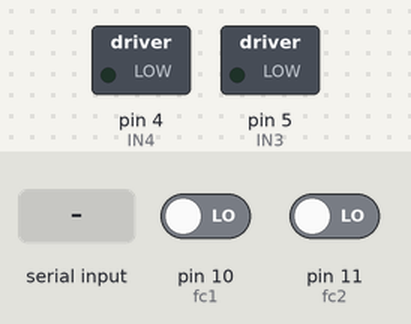
Simulated run of this sketch. Board: Arduino Uno, built with avr-gcc and run on an emulated ATmega328P. On the bench: switched loads named in the sketch (green lamp = pin HIGH). The inputs (shaded band) are chosen by the test bench; at power-on: pin 10 (fc1) LOW, pin 11 (fc2) LOW.

Above: at 1.2 s.
1.3 s: "1" received over Serial
At 1.6 s:
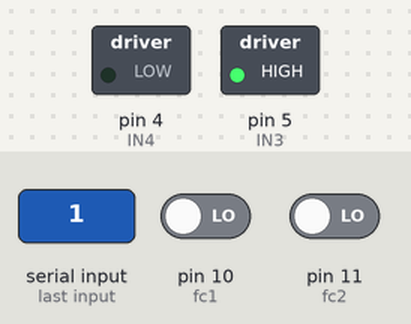
2.8 s: pin 10 (fc1) driven HIGH
At 3.9 s:
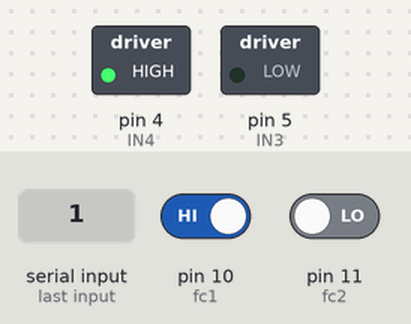
4.3 s: pin 11 (fc2) driven HIGH
At 5.3 s:
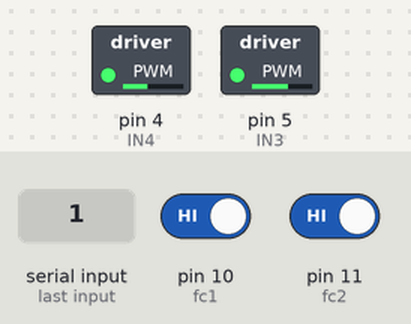
5.8 s: "2" received over Serial
At 7.0 s:
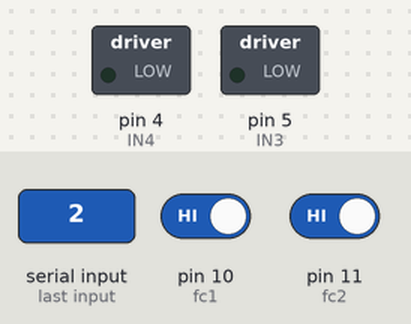
7.3 s: "1" received over Serial
At 7.7 s:
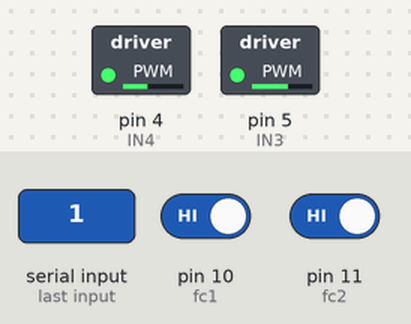
8.8 s: pin 10 (fc1) driven LOW
At 9.5 s:
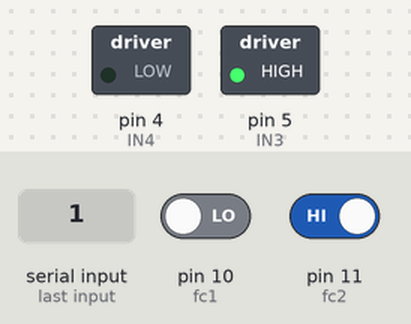
Timing chart, 0 to 11.3 s (numbered marks = the images above; inputs shaded):
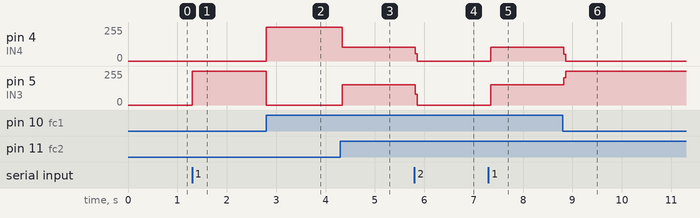

The sketch:

motor.ino
```cpp
/** Encabezado:
 * @file motor.ino
 * @brief Programa del motor superior de la galeria de tiro automatizada controlada por arduino y android
 * @author [Victor Caro Pastor](https://github.com/Vicaro1)
 * @version  V2.1
 * @date  07-07-2016
*/

int fc1=10; // el final de carrera 1 esta conectado al pin 10
int fc2=11; // el final de carrera 2 esta conectado al pin 11

int IN3=5; // la salida IN3 del regulador l298n va al pin 7
int IN4=4; // la salida IN4 del regulador l298n va al pin 8

int fc=0; // variable para el cambio de sentido del motor
int estado=0; // variable para guardar el valor del bluetooth

/*~~~~~~~~~~~~~~~~~~~~~~~~~~~~~~~~~~~~~~~~~~~~~~~~~~~~~~~~~~~~~~~~~~~~~~~~~~~~~~~~~~~~~~~~~~~~~~~~~~~~~~~~~~~~~~~~~~~~*/
/*~~~~~~~~~~~~~~~~~~~~~~~~~~~~~~~~~~~~~~~~~~~~~~~~ SETUP ~~~~~~~~~~~~~~~~~~~~~~~~~~~~~~~~~~~~~~~~~~~~~~~~~~~~~~~~~~~~~*/
/*~~~~~~~~~~~~~~~~~~~~~~~~~~~~~~~~~~~~~~~~~~~~~~~~~~~~~~~~~~~~~~~~~~~~~~~~~~~~~~~~~~~~~~~~~~~~~~~~~~~~~~~~~~~~~~~~~~~~*/
// cada vez que inicemos la "partida" se ejecutara una vez
void setup()
{
  Serial.begin(9600); // iniciamos la comunicacion serial para el bluetooth y el movil

  pinMode(fc1,INPUT); // establecemos fc1 como una ENTRADA
  pinMode(fc2,INPUT); // establecemos fc2 como una ENTRADA

  pinMode(IN3,OUTPUT); // establecemos IN3 como una SALIDA
  pinMode(IN4,OUTPUT); // establecemos IN4 como una SALIDA
}

/*~~~~~~~~~~~~~~~~~~~~~~~~~~~~~~~~~~~~~~~~~~~~~~~~~~~~~~~~~~~~~~~~~~~~~~~~~~~~~~~~~~~~~~~~~~~~~~~~~~~~~~~~~~~~~~~~~~~~*/
/*~~~~~~~~~~~~~~~~~~~~~~~~~~~~~~~~~~~~~~~~~~~~~~~~ LOOP ~~~~~~~~~~~~~~~~~~~~~~~~~~~~~~~~~~~~~~~~~~~~~~~~~~~~~~~~~~~~~~*/
/*~~~~~~~~~~~~~~~~~~~~~~~~~~~~~~~~~~~~~~~~~~~~~~~~~~~~~~~~~~~~~~~~~~~~~~~~~~~~~~~~~~~~~~~~~~~~~~~~~~~~~~~~~~~~~~~~~~~~*/

// esto se repetira una y otra vez
void loop()
{

  if(Serial.available()>0) // nos aseguramos que el puerto serial esta habilitado y tiene una variable minimo
  {
    estado=Serial.read(); // la valor de la variable estado sera la lectura serial
    }

  if (estado=='1') // si la variable estado = 1 entonces...
  {

  if(digitalRead(fc1)==HIGH && fc==0) // si el fc1 SI esta pulsado y la variable a 0
  {
  digitalWrite(IN3,LOW); // pin IN3 a 0v
  digitalWrite(IN4,HIGH); // pin IN4 a 5v
  fc=1; // variable fc a 1
  }

  if(digitalRead(fc1)==HIGH && fc==1) // si el fc1 SI esta pulsado y la variable a 1
  {
  digitalWrite(IN3,LOW); // pin IN3 a 0v
  digitalWrite(IN4,HIGH); // pin IN4 a 5v
  }

  if(digitalRead(fc1)==LOW && fc==1) // si el fc1 NO esta pulsado y la variable a 1
  {
  digitalWrite(IN3,LOW); // pin IN3 a 0v
  digitalWrite(IN4,HIGH); // pin IN4 a 5v
  }

  if(digitalRead(fc2)==HIGH && fc==1) // si el fc2 SI esta pulsado y la variable a 1
  {
  digitalWrite(IN3,HIGH); // pin IN3 a 5v
  digitalWrite(IN4,LOW);  // pin IN4 a 0v
  fc=0; // variable fc a 0
  }

  if(digitalRead(fc2)==HIGH && fc==0) // si el fc2 SI esta pulsado y la variable a 0
  {
  digitalWrite(IN3,HIGH); // pin IN3 a 5v
  digitalWrite(IN4,LOW); // pin IN4 a 0v
  }

  if(digitalRead(fc2)==LOW && fc==0) // si el fc2 NO esta pulsado y la variable a 0
  {
  digitalWrite(IN3,HIGH); // pin IN3 a 5v
  digitalWrite(IN4,LOW); // pin IN4 a 0v
  }

  }

  if (estado=='2') // si la variable estado = 2 entonces...
  {
  digitalWrite(IN3,LOW); // pin IN3 a 0v
  digitalWrite(IN4,LOW); // pin IN4 a 0v
  estado = 0; // variable estado = 0 para que no se repita la subrutina
  }

}
```

Measured:
- after the input at 1.3 s, pin 5 (IN3): 0/255 → 255/255 at once
- after the input at 2.8 s, pin 4 (IN4): 0/255 → 255/255 at once; pin 5 (IN3): 255/255 → 0/255 at once
- after the input at 4.3 s, pin 4 (IN4): 255/255 → 103/255 at once; pin 5 (IN3): 0/255 → 152/255 at once
- after the input at 5.8 s, pin 4 (IN4): 103/255 → 0/255 at once; pin 5 (IN3): 152/255 → 0/255 at once
- after the input at 7.3 s, pin 4 (IN4): 0/255 → 103/255 at once; pin 5 (IN3): 0/255 → 152/255 at once
- after the input at 8.8 s, pin 4 (IN4): 103/255 → 0/255 at once; pin 5 (IN3): 152/255 → 255/255 at once
